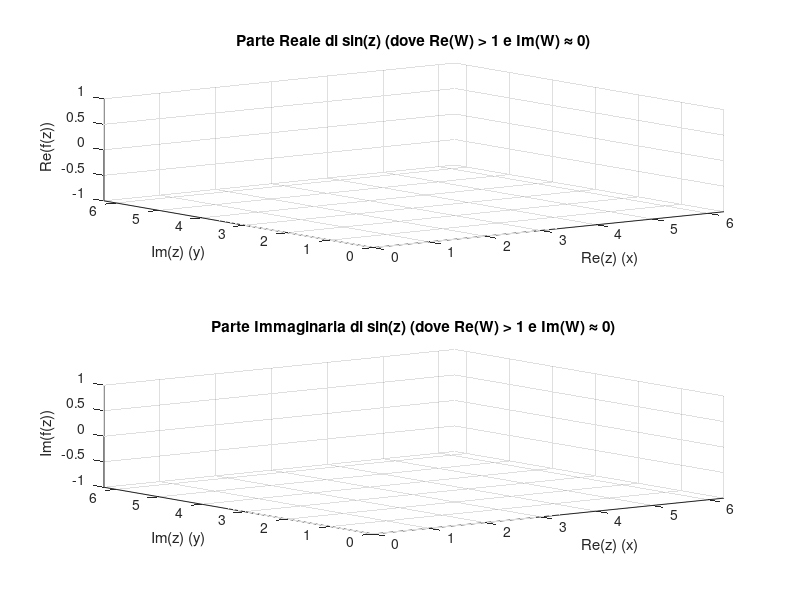

Write the MATLAB code that produced this figure.
clear;
clc;
close all;

% 1. Definizione del Dominio
x = linspace(0, 2*pi, 1000);
y = linspace(0, 2*pi, 1000);
[X, Y] = meshgrid(x, y);
Z = X + 1i*Y;

% 2. Calcolo della Funzione Complessa
W = sin(Z);

% 3. Definizione della Maschera Logica con Tolleranza
Tolleranza = 1e-10; 
% Condizione: Re(W) > 1 E |Im(W)| < Tolleranza
maschera = (real(W) > 1) & (abs(imag(W)) < Tolleranza); 

% 4. Creazione delle Superfici Mascherate
Re_W_masked = real(W);
Im_W_masked = imag(W);

% Assegna NaN dove la maschera è falsa
Re_W_masked(~maschera) = NaN;
Im_W_masked(~maschera) = NaN;


figure;

% --- Subplot 1: Parte Reale mascherata ---
subplot(2, 1, 1);
surf(X, Y, Re_W_masked);
xlabel('Re(z) (x)');
ylabel('Im(z) (y)');
zlabel('Re(f(z))');
title('Parte Reale di sin(z) (dove Re(W) > 1 e Im(W) \approx 0)');
view(3); 
shading interp; 
axis tight; 
camlight; % Aggiunge luce per una migliore visualizzazione

% --- Subplot 2: Parte Immaginaria mascherata ---
subplot(2, 1, 2);
surf(X, Y, Im_W_masked); 
xlabel('Re(z) (x)');
ylabel('Im(z) (y)');
zlabel('Im(f(z))'); 
title('Parte Immaginaria di sin(z) (dove Re(W) > 1 e Im(W) \approx 0)');
view(3);
shading interp;
axis tight;
camlight;